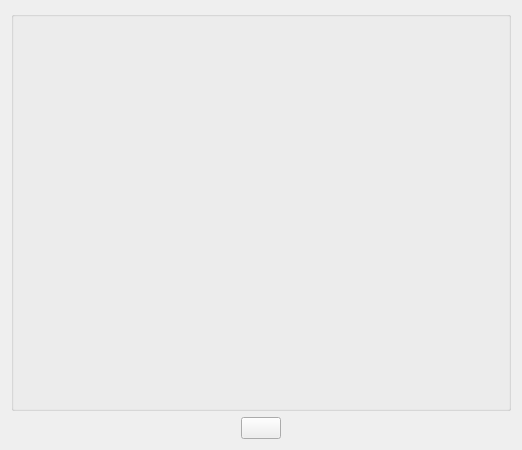
<?xml version="1.0" encoding="UTF-8"?>
<ui version="4.0">
 <class>expcompany</class>
 <widget class="QWidget" name="expcompany">
  <property name="geometry">
   <rect>
    <x>0</x>
    <y>0</y>
    <width>500</width>
    <height>450</height>
   </rect>
  </property>
  <property name="windowTitle">
   <string>Form</string>
  </property>
  <layout class="QVBoxLayout" name="verticalLayout_2">
   <item>
    <layout class="QVBoxLayout" name="verticalLayout">
     <item>
      <widget class="QGroupBox" name="groupBox">
       <property name="minimumSize">
        <size>
         <width>500</width>
         <height>350</height>
        </size>
       </property>
       <property name="title">
        <string/>
       </property>
      </widget>
     </item>
     <item>
      <layout class="QHBoxLayout" name="horizontalLayout">
       <item>
        <spacer name="horizontalSpacer">
         <property name="orientation">
          <enum>Qt::Horizontal</enum>
         </property>
         <property name="sizeHint" stdset="0">
          <size>
           <width>40</width>
           <height>20</height>
          </size>
         </property>
        </spacer>
       </item>
       <item>
        <widget class="QPushButton" name="okBtn">
         <property name="text">
          <string/>
         </property>
        </widget>
       </item>
       <item>
        <spacer name="horizontalSpacer_2">
         <property name="orientation">
          <enum>Qt::Horizontal</enum>
         </property>
         <property name="sizeHint" stdset="0">
          <size>
           <width>40</width>
           <height>20</height>
          </size>
         </property>
        </spacer>
       </item>
      </layout>
     </item>
    </layout>
   </item>
  </layout>
 </widget>
 <resources/>
 <connections/>
</ui>
